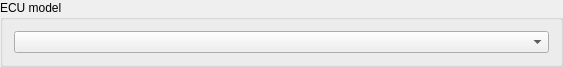
<?xml version="1.0" encoding="UTF-8"?>
<ui version="4.0">
 <class>ecuModelManager</class>
 <widget class="QGroupBox" name="ecuModelManager">
  <property name="geometry">
   <rect>
    <x>0</x>
    <y>0</y>
    <width>563</width>
    <height>61</height>
   </rect>
  </property>
  <property name="sizePolicy">
   <sizepolicy hsizetype="Expanding" vsizetype="Minimum">
    <horstretch>0</horstretch>
    <verstretch>0</verstretch>
   </sizepolicy>
  </property>
  <property name="windowTitle">
   <string>GroupBox</string>
  </property>
  <property name="title">
   <string>ECU model</string>
  </property>
  <layout class="QHBoxLayout" name="horizontalLayout">
   <item>
    <widget class="QComboBox" name="availECUmodel">
     <property name="sizePolicy">
      <sizepolicy hsizetype="Expanding" vsizetype="Minimum">
       <horstretch>100</horstretch>
       <verstretch>0</verstretch>
      </sizepolicy>
     </property>
    </widget>
   </item>
  </layout>
 </widget>
 <resources/>
 <connections/>
</ui>
